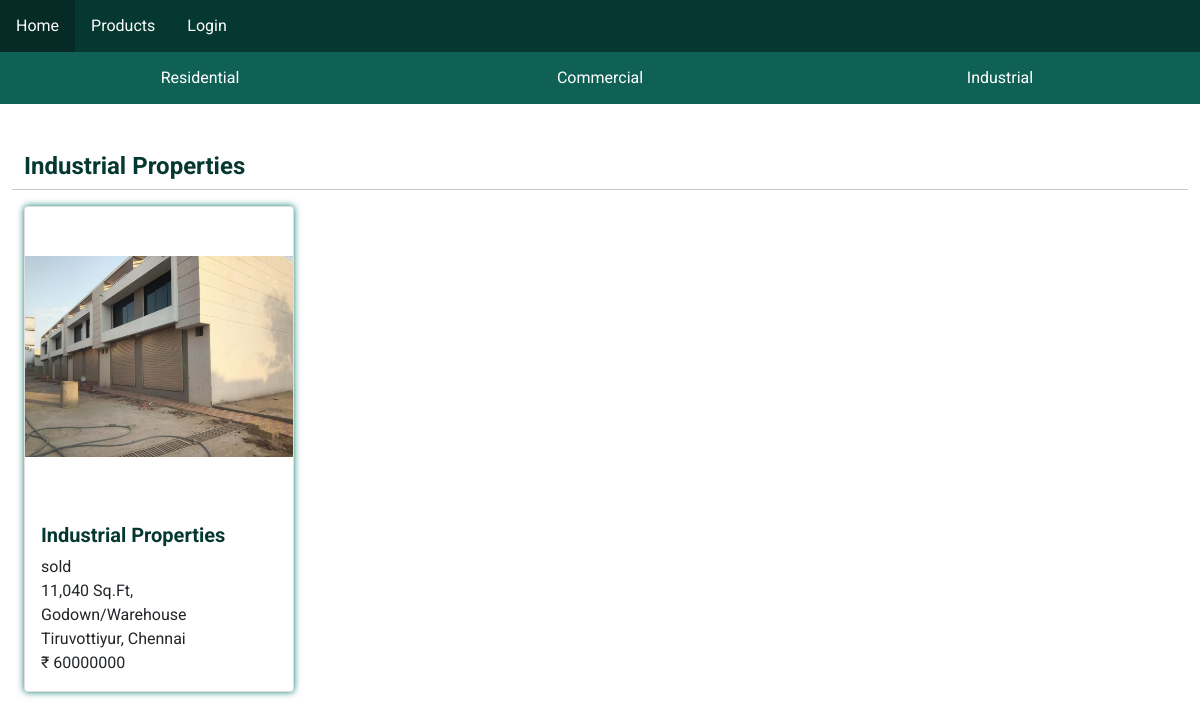
Before: /app/property_page.php?type=Industrial with the older database file.
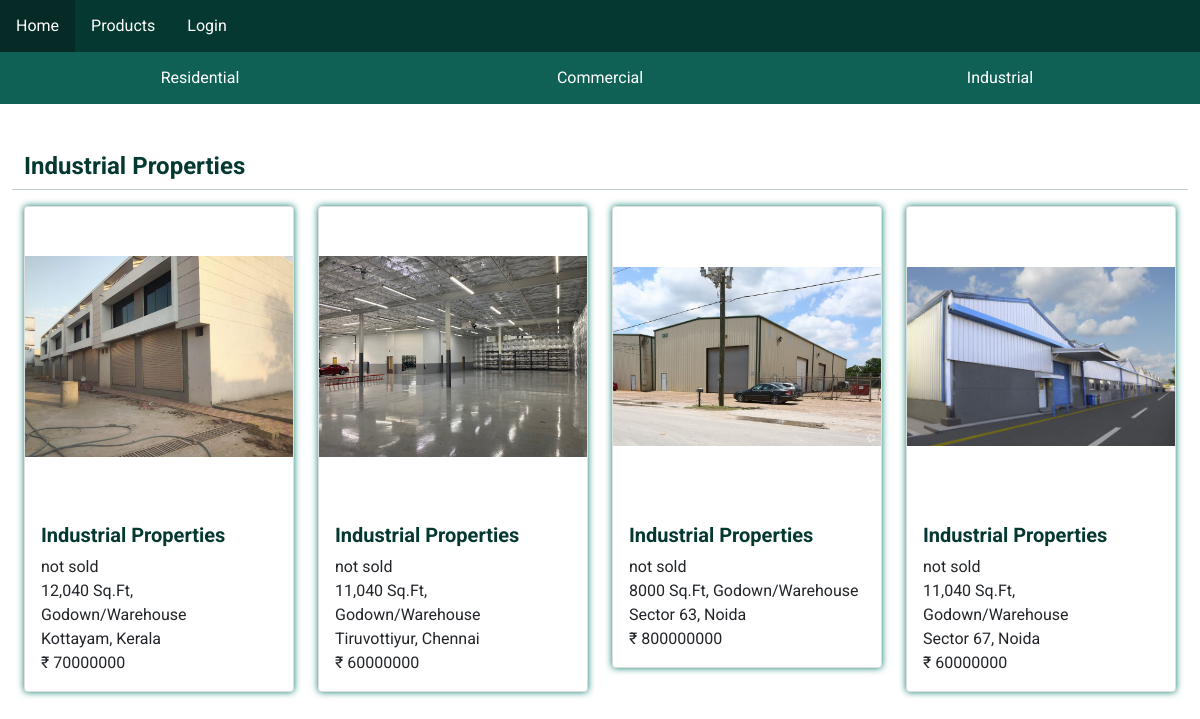
After: the same page with the newer database file.
### tables this page shows
create table
  if not exists properties (
    id SERIAL primary key,
    status varchar(255) not null,  
    description varchar(255) not null,
    price float not null,
    address varchar(255) not null,
    type varchar(255) not null,  
    created_on timestamp not null default current_timestamp,
    image_url varchar(255) not null
  );

### app/property_page.php (the view, shortened to what this page needs)
<?php
require_once 'config.php';
require_once 'header.php';
$propertyType = $_GET['type'];
$sql = "SELECT * FROM properties WHERE type = '$propertyType' ";
$result = mysqli_query($conn, $sql);
$properties = mysqli_fetch_all($result, MYSQLI_ASSOC);
?>
<!DOCTYPE html>
<html lang="en">
  <body>
    <ul class="nav subheader nav-pills nav-justified">
      <li class="nav-item">
        <a class="nav-link " href="?type=Residential">Residential </a>
      </li>
      <li class="nav-item">
        <a class="nav-link" href="?type=Commercial">Commercial</a>
      </li>
      <li class="nav-item">
        <a class="nav-link" href="?type=Industrial">Industrial</a>
      </li>
    </ul>
    <div class="row mt-4 p-4">
      <h4 style="color:#053831; font-weight: bold;">
        <?php echo $propertyType ?> Properties
      </h4>
      <hr class="solid" />
      <?php if (isset($properties)) {
        foreach ($properties as $property) { ?>
          <div class="col-md-3 mb-2">
            <div class="card">
              <img class="card-img-top" src="<?php echo $property['image_url'] ?>">
              <div class="card-body">
                <h5 class="card-title">
                  <?php echo $property['type'] ?> Properties
                </h5>
                <p class="card-text">
                  <?php echo $property['status'] ?><br>
                  <?php echo $property['description'] ?><br>
                  <?php echo $property['address'] ?><br>₹
                  <?php echo $property['price'] ?>
                </p>
              </div>
            </div>
          </div>
        <?php }
      } ?>
    </div>
  </body>
</html>

### app/header.php (shortened to what this page needs)
<!DOCTYPE html>
<html lang="en">
  <head>
    <link rel="stylesheet" href="./style.css">
    <link href="https://cdn.jsdelivr.net/npm/bootstrap@5.0.2/dist/css/bootstrap.min.css" rel="stylesheet"
>
  </head>
  <body>
    <div class="nav header">
      <a href="index.php">Home</a>
      <a href="property_page.php?type=Residential">Products</a>
      <a href="login_form.php">Login</a>
    </div>
  </body>
</html>

### app/style.css (style rules this page uses)
* { font-family: "Roboto", sans-serif; margin: 0; padding: 0; box-sizing: border-box; outline: none; border: none; text-decoration: none; }
.nav.subheader { width: 100%; background-color: #0f6156; overflow: hidden; }
.nav.header { background-color: #053831; }
.nav a { padding: 14px 16px; float: left; text-decoration: none; color: #fff; }
.card { box-shadow: 0 0 7px #0c7e6f; overflow: hidden; border-radius: 15px; }
.card-title, .solid { color: #053831; font-weight: bold; text-transform: capitalize; }
.card-img-top { width: 100%; height: 300px; object-fit: contain; }

Changed rows visible on the page:
no longer on this page (row edited): properties: image_url (picture), type "Industrial", status "sold", description "11,040 Sq.Ft, Godown/Warehouse", address "Tiruvottiyur, Chennai", price "60000000"
added properties: image_url (picture), type "Industrial", status "not sold", description "12,040 Sq.Ft, Godown/Warehouse", address "Kottayam, Kerala", price "70000000"
added properties: image_url (picture), type "Industrial", status "not sold", description "11,040 Sq.Ft, Godown/Warehouse", address "Tiruvottiyur, Chennai", price "60000000"
added properties: image_url (picture), type "Industrial", status "not sold", description "8000 Sq.Ft, Godown/Warehouse", address "Sector 63, Noida", price "800000000"
added properties: image_url (picture), type "Industrial", status "not sold", description "11,040 Sq.Ft, Godown/Warehouse", address "Sector 67, Noida", price "60000000"
